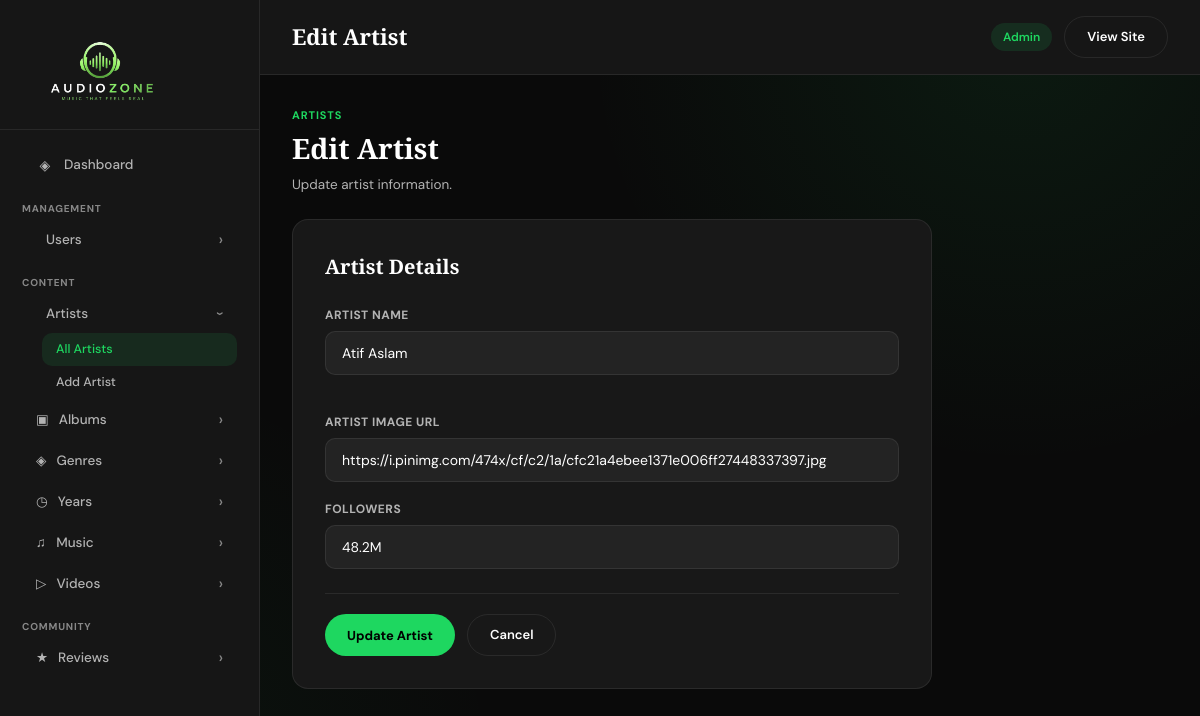
Page /admin/edit artist.php?id=3 on the committed database.
### tables this page shows
CREATE TABLE `artists` (
  `artist_id` int(11) NOT NULL,
  `artist_name` varchar(100) NOT NULL,
  `image` varchar(255) DEFAULT NULL,
  `followers` varchar(20) DEFAULT NULL
);

### admin/edit artist.php (the view, shortened to what this page needs)
<?php
include_once '../config.php';
$id = $_GET['id'];
$query = "SELECT * FROM artists WHERE artist_id='$id'";
$result = mysqli_query($conn, $query);
$artist = mysqli_fetch_assoc($result);
include_once 'includes/header.php';
?>
<div class="page-heading">
    <div>
        <div class="eyebrow">Artists</div>
        <h1>Edit Artist</h1>
        <p>Update artist information.</p>
    </div>
</div>
<div class="admin-form-card">
    <h2>Artist Details</h2>
    <form method="POST" action="">
        <div class="form-group">
            <label>Artist Name</label>
           <input type="text" id="artistName" name="artist_name" value="<?php echo $artist['artist_name']; ?>" maxlength="20">
<div class="field-error" id="artistNameError"></div>
        </div>
        <div class="form-group">
            <label>Artist Image URL</label>
            <input type="url"
                   name="image"
                   value="<?php echo $artist['image']; ?>">
        </div>
        <div class="form-group">
            <label>Followers</label>
            <input type="text"
                   name="followers"
                   value="<?php echo $artist['followers']; ?>">
        </div>
        <div class="form-actions">
            <button type="submit" name="update" class="gold-btn">
                Update Artist
            </button>
            <a class="ghost-btn" href="all-artists.php">
                Cancel
            </a>
        </div>
    </form>
</div>
<?php include_once 'includes/footer.php'; ?>

### admin/assets/style.css (style rules this page uses)
:root { --bg: #0a0a0a; --surface: #161616; --surface-2: #181818; --surface-3: #232323; --line: rgba(255, 255, 255, .08); --line-soft: rgba(255, 255, 255, .05); --accent: #1ed760; --accent-2: #12a750; --accent-soft: #c9ffdd; --cream: #ffffff; --muted: #b3b3b3; --dim: #888888; --red: #f87171; --shadow: 0 26px 60px rgba(0, 0, 0, .55); --shadow-sm: 0 10px 26px rgba(0, 0, 0, .4); --sidebar-w: 260px; --radius: 16px; --radius-sm: 10px; }
*, *::before, *::after { box-sizing: border-box; }
body { margin: 0; background: radial-gradient(circle at 85% 4%, rgba(30, 215, 96, .08), transparent 34%), radial-gradient(circle at 8% 96%, rgba(30, 215, 96, .05), transparent 30%), var(--bg); color: var(--cream); font-family: "DM Sans", system-ui, sans-serif; font-size: 14px; line-height: 1.5; min-height: 100vh; }
a { color: var(--accent); text-decoration: none; }
.gold-btn { display: inline-flex; align-items: center; gap: 6px; padding: 10px 22px; border: none; border-radius: 999px; background: var(--accent); color: #000; font-family: inherit; font-size: 13px; font-weight: 700; cursor: pointer; transition: .18s ease; text-decoration: none; }
.ghost-btn { display: inline-flex; align-items: center; gap: 6px; padding: 10px 22px; border: 1px solid var(--line); border-radius: 999px; background: transparent; color: var(--cream); font-family: inherit; font-size: 13px; font-weight: 600; cursor: pointer; transition: .18s ease; text-decoration: none; }
.admin-form-card { background: var(--surface-2); border: 1px solid var(--line); border-radius: var(--radius); padding: 32px; max-width: 640px; }
.admin-form-card h2 { font-family: "Playfair Display", Georgia, serif; font-size: 20px; margin: 0 0 24px; }
.form-group { margin-bottom: 18px; }
.form-group label { display: block; font-size: 12px; font-weight: 700; letter-spacing: .04em; text-transform: uppercase; color: var(--muted); margin-bottom: 7px; }
.form-group input, .form-group select, .form-group textarea { width: 100%; background: var(--surface-3); border: 1px solid var(--line); border-radius: var(--radius-sm); padding: 12px 16px; color: var(--cream); font-family: inherit; font-size: 14px; outline: none; transition: .18s ease; }
.form-group input::placeholder, .form-group textarea::placeholder { color: var(--dim); }
.field-error { font-size: 11.5px; color: var(--red); margin-top: 4px; min-height: 16px; }
.form-actions { display: flex; gap: 12px; margin-top: 24px; padding-top: 20px; border-top: 1px solid var(--line); }
.page-heading { display: flex; align-items: flex-start; justify-content: space-between; margin-bottom: 24px; }
.page-heading .eyebrow { font-size: 11px; font-weight: 700; letter-spacing: .08em; text-transform: uppercase; color: var(--accent); margin-bottom: 4px; }
.page-heading h1 { font-family: "Playfair Display", Georgia, serif; font-size: 28px; font-weight: 700; margin: 0 0 6px; }
.page-heading p { color: var(--muted); margin: 0; font-size: 13.5px; }

### rows in the picture
artists: artist_name "Atif Aslam", image "https://i.pinimg.com/474x/cf/c2/1a/cfc21a4ebee1371e006ff27448337397.jpg", followers "48.2M"

### other values in the picture
$pageTitle "Edit Artist"
